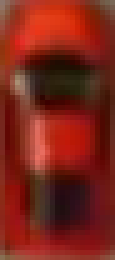
#> input picture my_car.png, 23 x 52 px, found by its file name (shown 5 times larger)
$ python drafts.py
#> lines starting #> are read from the running program, lines starting #| are printed output that depends on the picture; after the words box and inside, x2 and y2 are one past the last pixel; in counts of white or black regions, pixels touching at a corner belong together; pictures that were not available may be replaced by others from this repository, and a replacement may not be noted
import cv2
import numpy as np
import os


def detect_objects(roi, obj, gray=False, threshold=0.8):
    # [7 lines of commented-out code are left out]

    result = cv2.matchTemplate(roi, obj, cv2.TM_CCORR_NORMED)
    _, max_val, _, max_loc = cv2.minMaxLoc(result)

    if max_val > threshold:
        top_left = (max_loc[0] + roi_left, max_loc[1])
        bottom_right = (top_left[0] + obj.shape[1], top_left[1] + obj.shape[0])

        cv2.rectangle(frame, top_left, bottom_right, (0, 255, 0), 2) if not gray else cv2.rectangle(
            frame, top_left, bottom_right, (0, 0, 255), 2)

        return True


car_image = cv2.imread('my_car.png')
#> car_image is the input picture: shape (52, 23, 3); mean B, G, R 24.6, 36.4, 123.7

obstacles_folder = 'obstacles'
obstacle_images = []
for filename in os.listdir(obstacles_folder):
    if filename.endswith('.png'):
        obstacle_image = cv2.imread(os.path.join(
            obstacles_folder, filename), cv2.IMREAD_GRAYSCALE)
#> obstacle_image: shape (52, 23); min 21, max 158, mean 77.4
        obstacle_images.append(obstacle_image)

# [10 lines of commented-out code are left out]

video_path = 'driving_footage.mp4'
video_capture = cv2.VideoCapture(video_path)

frame_width = int(video_capture.get(cv2.CAP_PROP_FRAME_WIDTH))
frame_height = int(video_capture.get(cv2.CAP_PROP_FRAME_HEIGHT))

output_video = cv2.VideoWriter('output_video.mp4', cv2.VideoWriter_fourcc(
    *'mp4v'), 30, (frame_width, frame_height))


roi_left = int(frame_width * 0.2)
roi_right = int(frame_width * 0.8)

while video_capture.isOpened():
    ret, frame = video_capture.read()
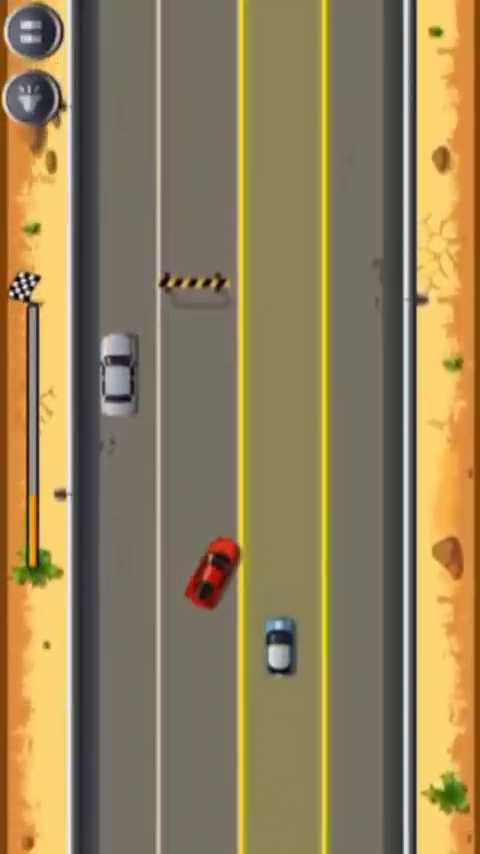
#> input picture frame 108 of driving_footage.mp4, 480 x 854 px
#> frame is the input picture: shape (854, 480, 3); mean B, G, R 90.7, 128.4, 146.7

    if not ret:
        break

    frame_gray = cv2.cvtColor(frame, cv2.COLOR_BGR2GRAY)
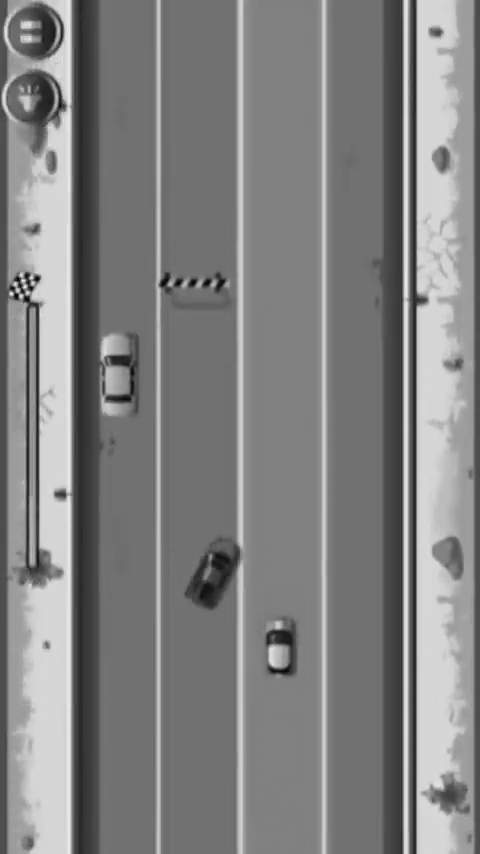
#> frame_gray: shape (854, 480); min 1, max 244, mean 129.6

    roi_rgb = frame[:, roi_left:roi_right]
    roi_gray = frame_gray[:, roi_left:roi_right]

    car_detected = detect_objects(
        roi_rgb, car_image, gray=False)
#> in detect_objects, `result = cv2.matchTemplate(roi, obj, cv2.TM_CCORR_NORMED)`:
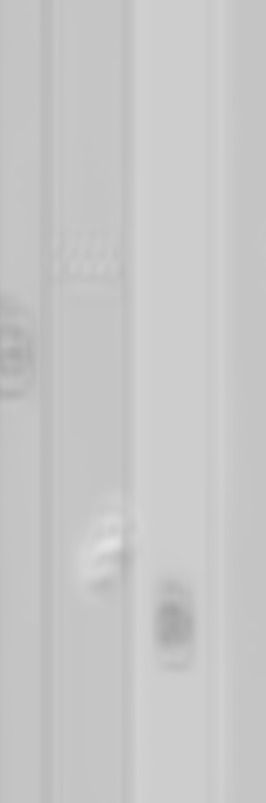
#> result: shape (803, 266) float32; min 0.641, max 0.889, mean 0.78
#> in detect_objects, `_, max_val, _, max_loc = cv2.minMaxLoc(result)`: max_val = 0.889; max_loc = (111, 543)
#> in detect_objects, `top_left = (max_loc[0] + roi_left, max_loc[1])`: top_left = (207, 543)
#> in detect_objects, `bottom_right = (top_left[0] + obj.shape[1], top_left[1] + obj.shape[0])`: bottom_right = (230, 595)
#> in detect_objects, `cv2.rectangle(frame, top_left, bottom_right, (0, 255, 0), 2) if not gr..`:
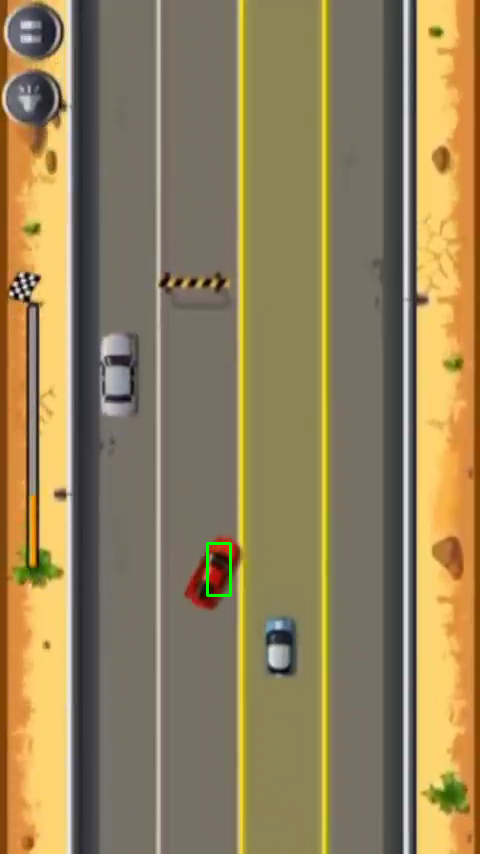
#> frame: shape (854, 480, 3); 0.11% of pixels changed, all inside (x1, y1, x2, y2) = (206, 542, 232, 597)
#> car_detected = True
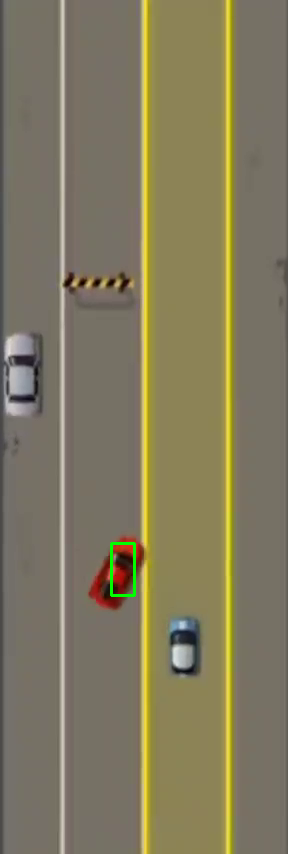
#> roi_rgb: shape (854, 288, 3); mean B, G, R 94.1, 122, 129.3

    if car_detected:
        for obstacle_image in obstacle_images:
            detect_objects(roi_gray, obstacle_image, gray=True)
#> this loop made 1 pass
#> (max_val in detect_objects, max_loc in detect_objects, top_left in detect_objects, bottom_right in detect_objects) on pass 1: (0.951, (9, 383), (105, 383), (128, 435))
#> pass 1, in detect_objects (call 2), `result = cv2.matchTemplate(roi, obj, cv2.TM_CCORR_NORMED)`:
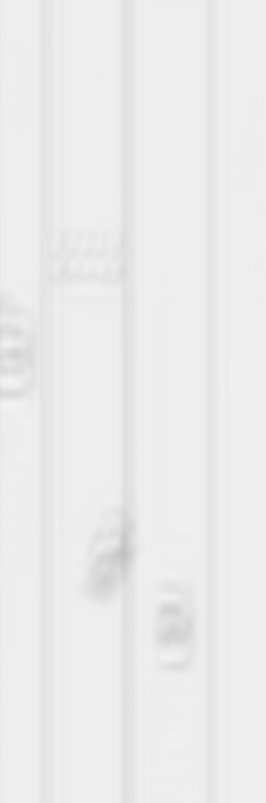
#> result: shape (803, 266) float32; min 0.756, max 0.951, mean 0.925

    output_video.write(frame)
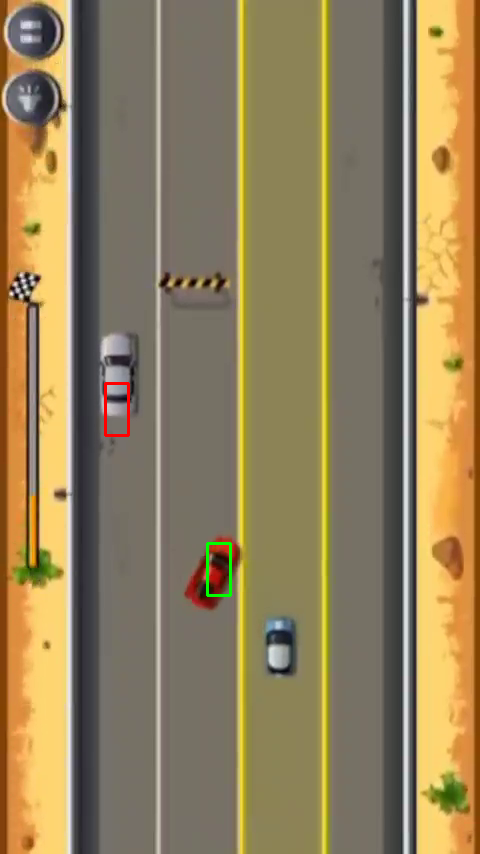
#> frame: shape (854, 480, 3); 0.11% of pixels changed, all inside (x1, y1, x2, y2) = (104, 382, 130, 437)

    cv2.imshow('Frame', frame)

    if cv2.waitKey(1) & 0xFF == ord('q'):
#> (key q is pressed here)
        break

video_capture.release()
output_video.release()

cv2.destroyAllWindows()
